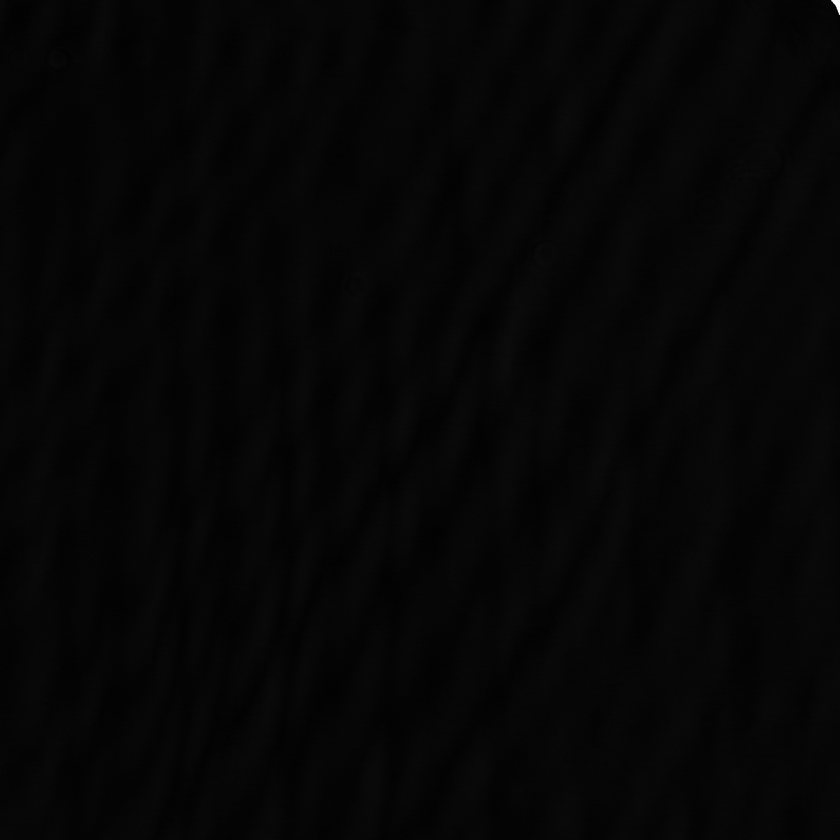
#> input picture pictures/006450.png, 840 x 840 px, shrunk from 1500 x 1500 before the run
$ python -i module_sobel.py   (imports and definitions only)   (older library calls are emulated)
#> lines starting #> are read from the running program, lines starting #| are printed output that depends on the picture
#> further down, picture is the input picture: shape (840, 840, 3); min 0, max 255, mean 5.8
### crystal_defect_cv/processing_modules/modules_wrapper.py
modules_dict = {}


def register_module(func):
    """
    Decorator for modules that process images into probability matrices.
    :param func:
    :return:
    """
    modules_dict[func.__name__] = func
    return func


__all__ = ["modules_dict", "register_module"]

### crystal_defect_cv/processing_modules/module_sobel.py
import numpy as np

from .modules_wrapper import register_module
from .config import config as all_config
import cv2


def sobel_technique(img) -> np.ndarray:
    config = all_config["sobel_technique"]
    if config["ksize"] % 2 == 0:
        config["ksize"] += 1
    img_sobeledxy = sobel_xy(img, int(config["ksize"]))
    log_img = np.sign(img_sobeledxy) * np.log1p(np.abs(img_sobeledxy))
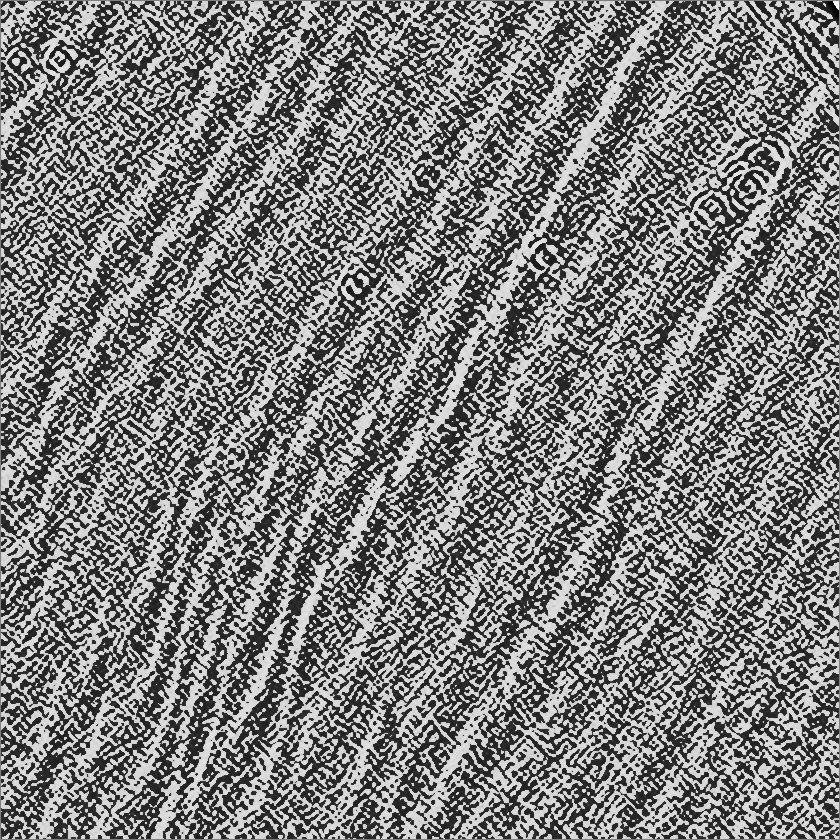
#> log_img: shape (840, 840, 3) float64; min -20.17, max 20.18, mean -0.1; drawn with min black and max white
    what = np.abs(log_img) > config["threshold"]
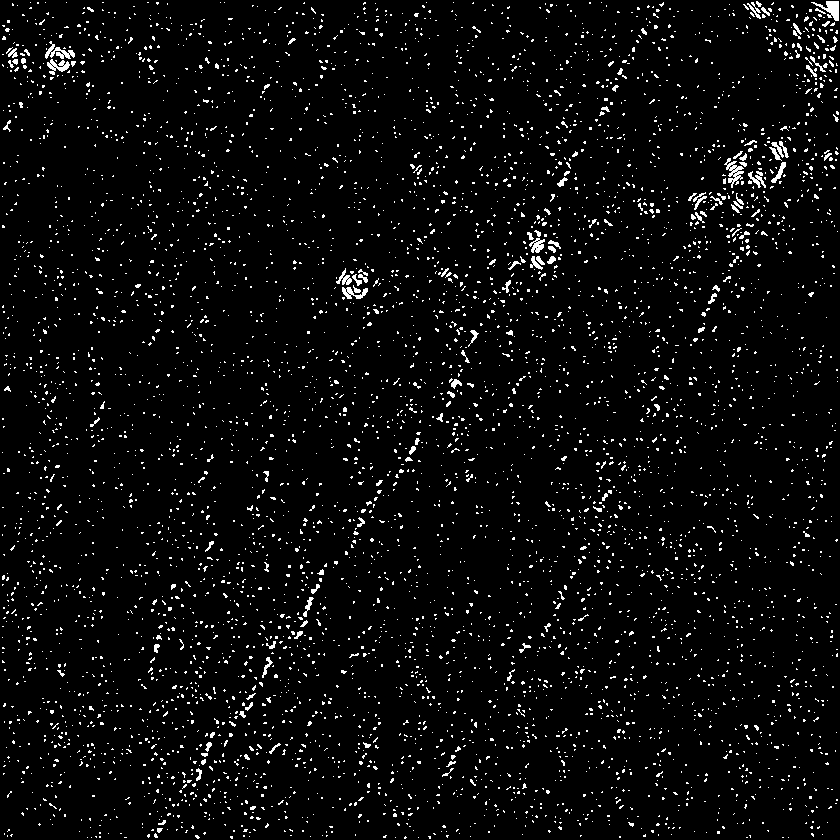
#> what: shape (840, 840, 3) bool; 4.1% white in thin lines or dots
    blured = cv2.blur(src=what.astype(np.float64) * 255, ksize=(config["blur_size"], config["blur_size"]))
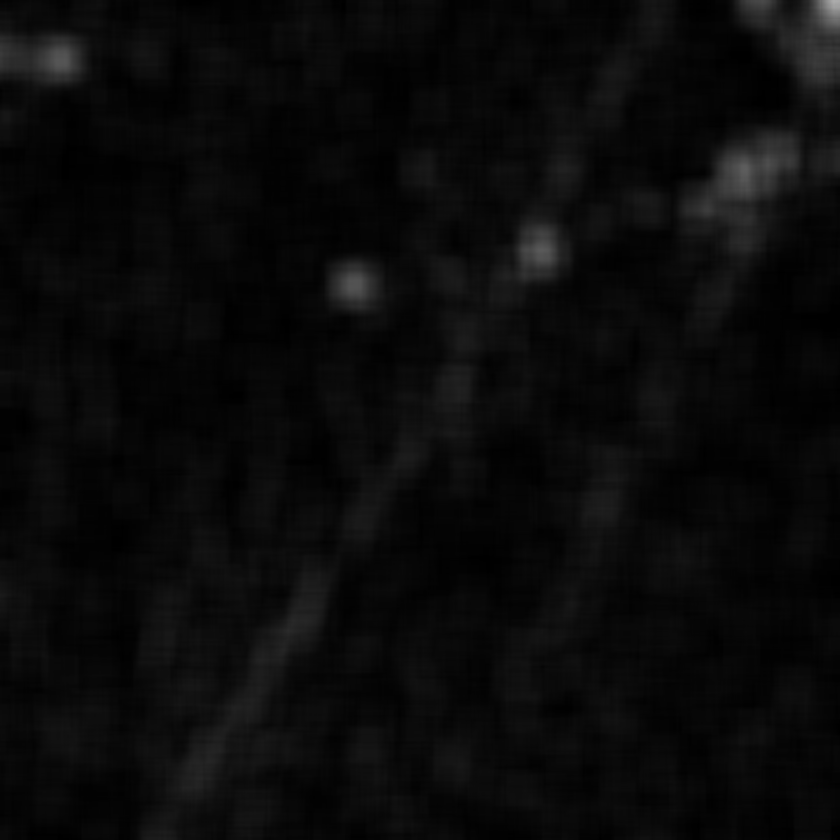
#> blured: shape (840, 840, 3) float64; min 0, max 172.5, mean 10.5
    blured = blured ** config["power"]
    blured = cv2.normalize(blured, None, 0, 255, cv2.NORM_MINMAX, dtype=cv2.CV_8U)
    blured[blured < np.mean(blured) + config["blur_threshold"]] = 0
    return blured


if all_config["use_sobel"]:
    sobel_technique = register_module(sobel_technique)


def sobel_xy(img, ksize):
    return cv2.Sobel(src=img, ddepth=cv2.CV_64F, dx=1, dy=1, ksize=ksize)

>>> import cv2
>>> picture = cv2.imread('../../pictures/006450.png')
>>> result = sobel_technique(picture)

$ run again, on pictures/006550.png
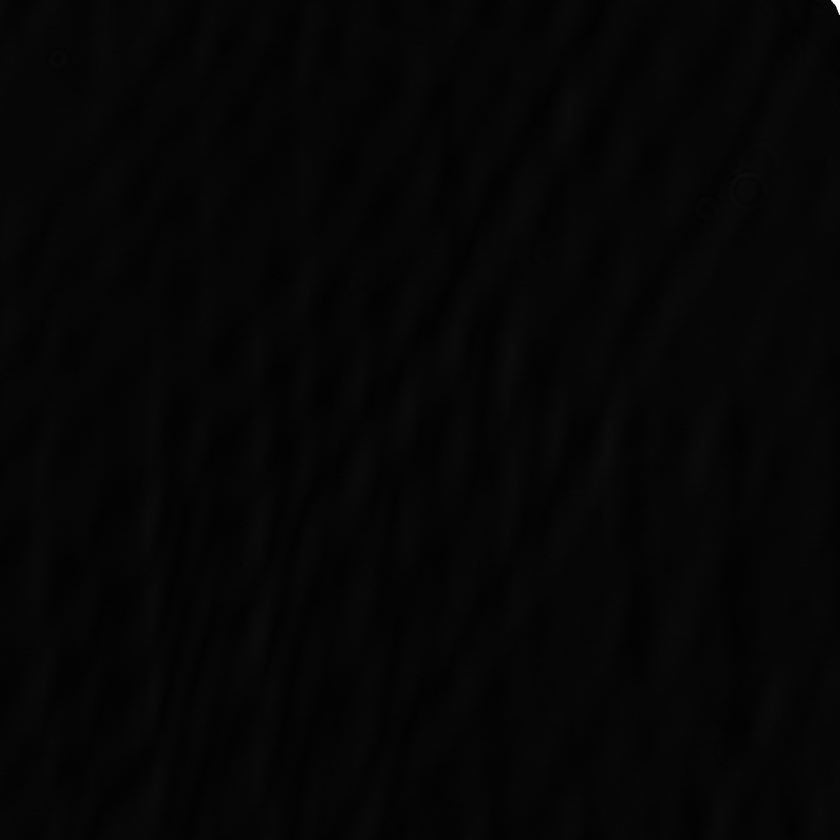
#> input picture pictures/006550.png, 840 x 840 px, shrunk from 1500 x 1500 before the run
#> picture is the input picture: shape (840, 840, 3); min 0, max 255, mean 5.5
#> in sobel_technique, `what = np.abs(log_img) > config["threshold"]`:
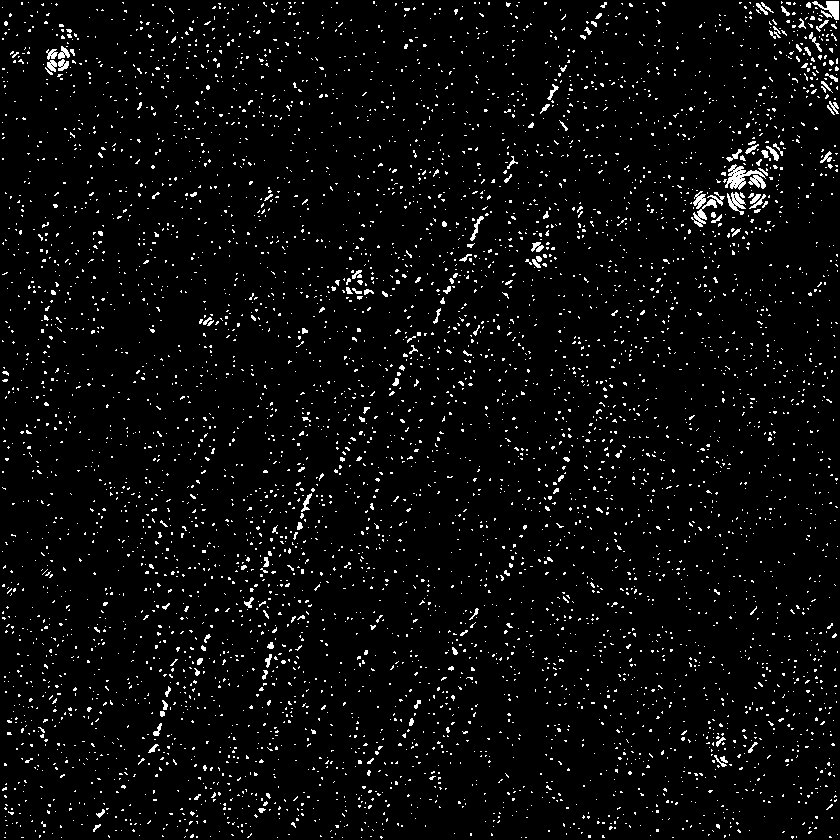
#> what: shape (840, 840, 3) bool; 4% white in thin lines or dots
#> in sobel_technique, `blured = cv2.blur(src=what.astype(np.float64) * 255, ksize=(config["bl..`:
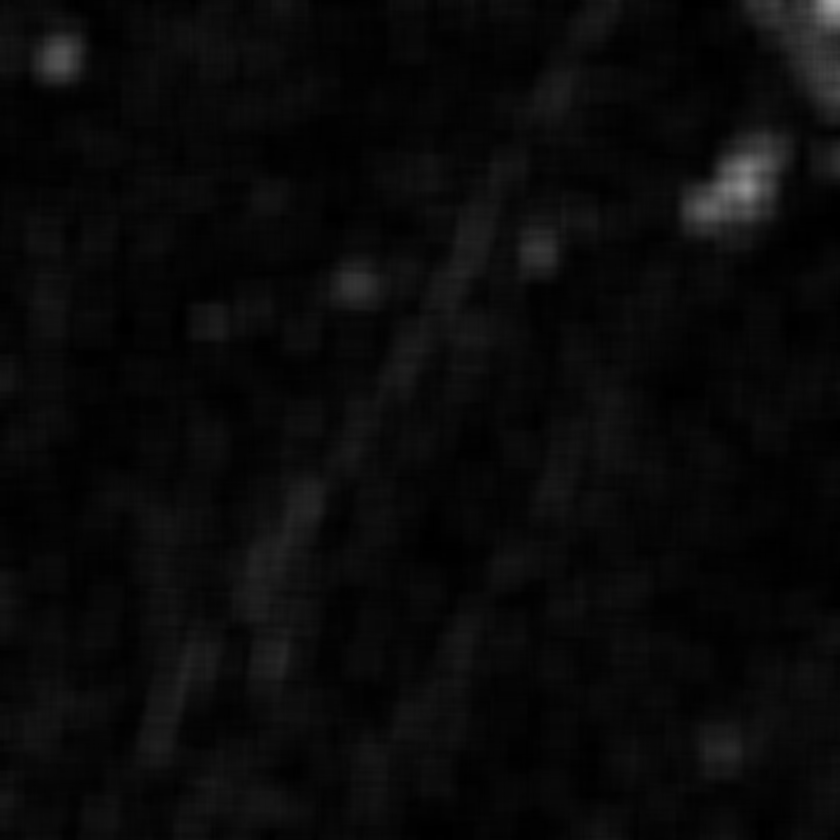
#> blured: shape (840, 840, 3) float64; min 0, max 170.6, mean 10.2

$ run again, on pictures/006650.png
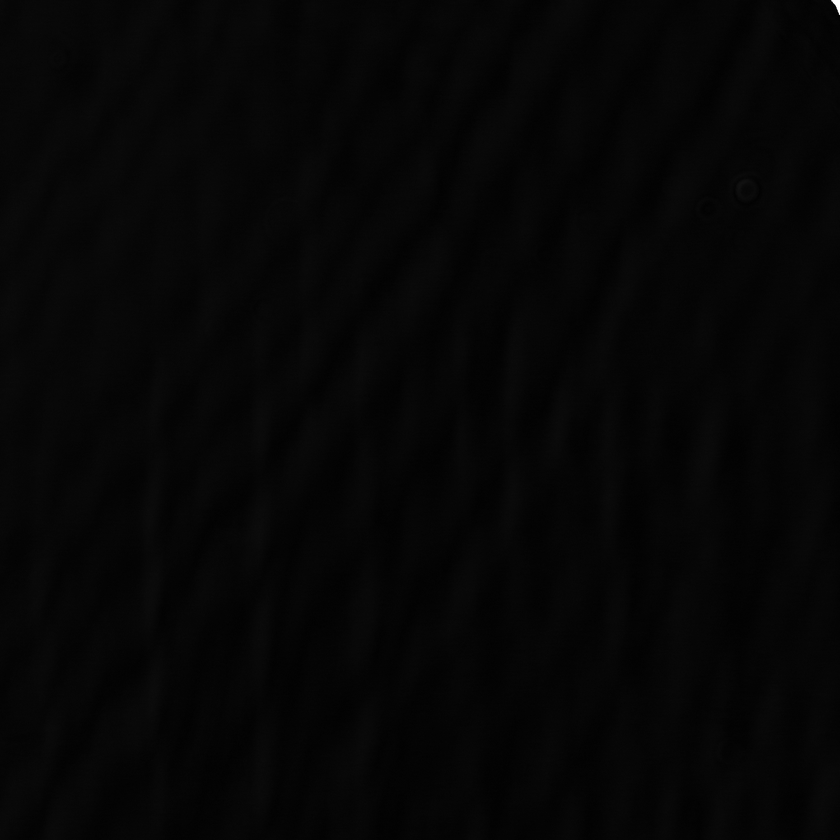
#> input picture pictures/006650.png, 840 x 840 px, shrunk from 1500 x 1500 before the run
#> picture is the input picture: shape (840, 840, 3); min 0, max 255, mean 5.7
#> in sobel_technique, `what = np.abs(log_img) > config["threshold"]`:
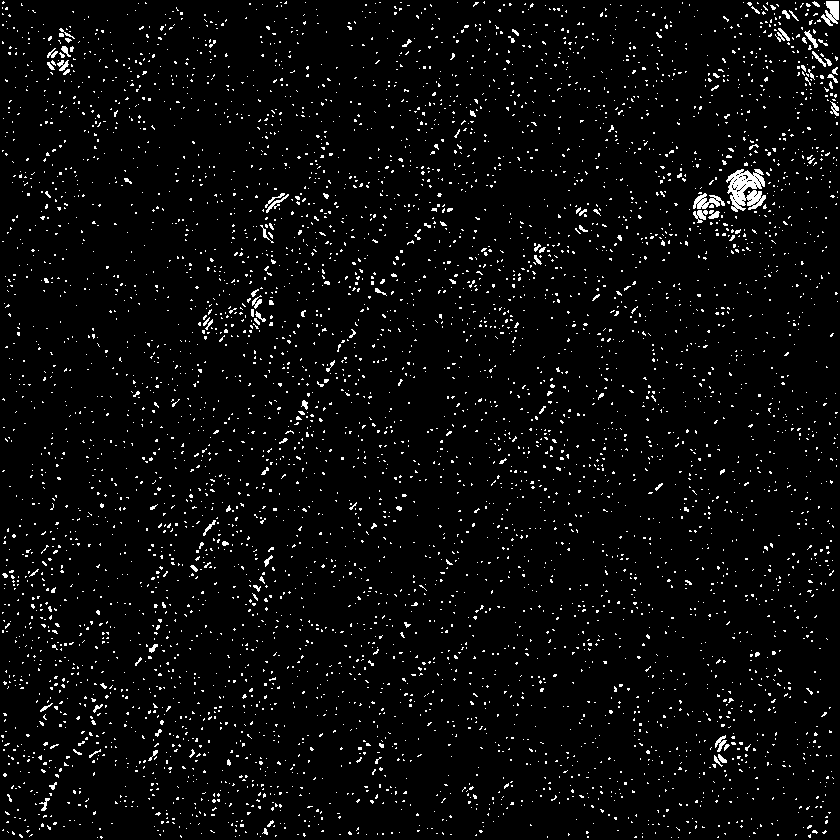
#> what: shape (840, 840, 3) bool; 3.7% white in thin lines or dots
#> in sobel_technique, `blured = cv2.blur(src=what.astype(np.float64) * 255, ksize=(config["bl..`:
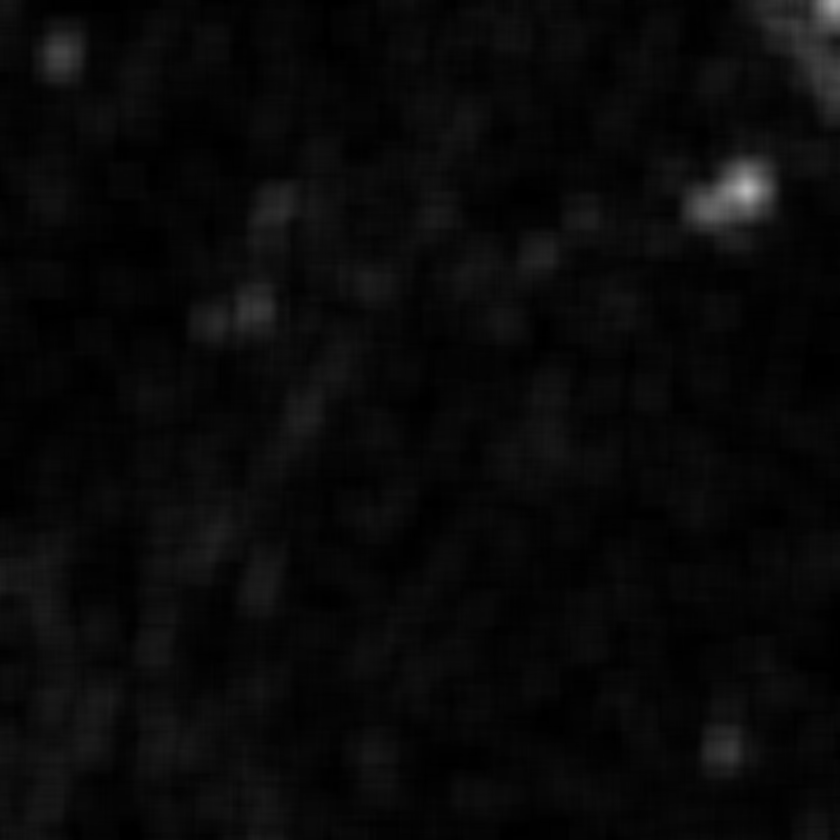
#> blured: shape (840, 840, 3) float64; min 0, max 183.1, mean 9.6

$ run again, on pictures/006750.png
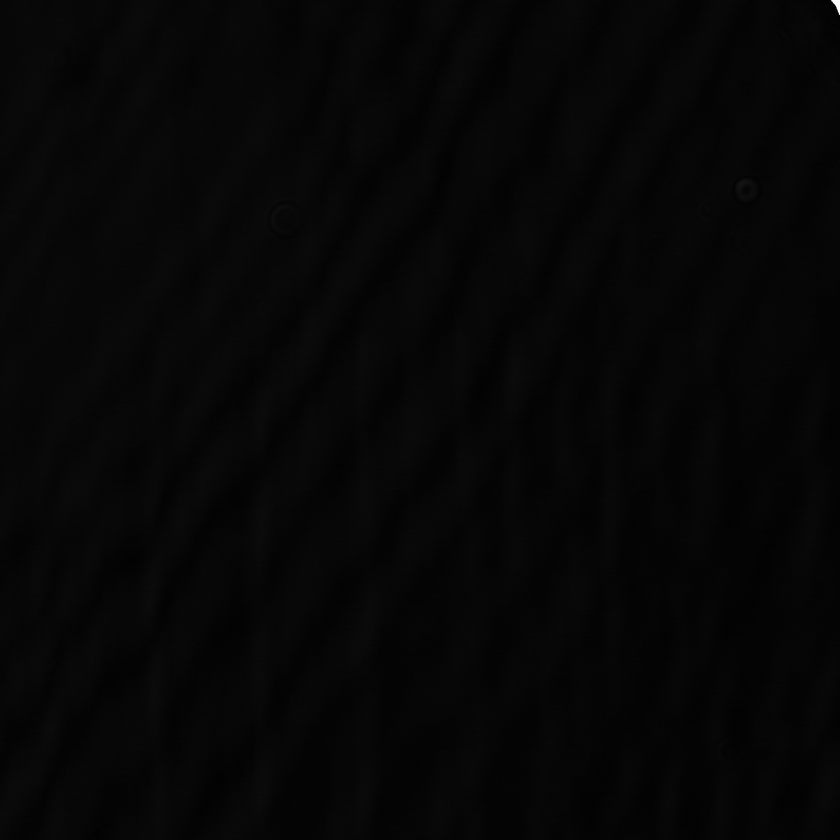
#> input picture pictures/006750.png, 840 x 840 px, shrunk from 1500 x 1500 before the run
#> picture is the input picture: shape (840, 840, 3); min 0, max 255, mean 6.2
#> in sobel_technique, `what = np.abs(log_img) > config["threshold"]`:
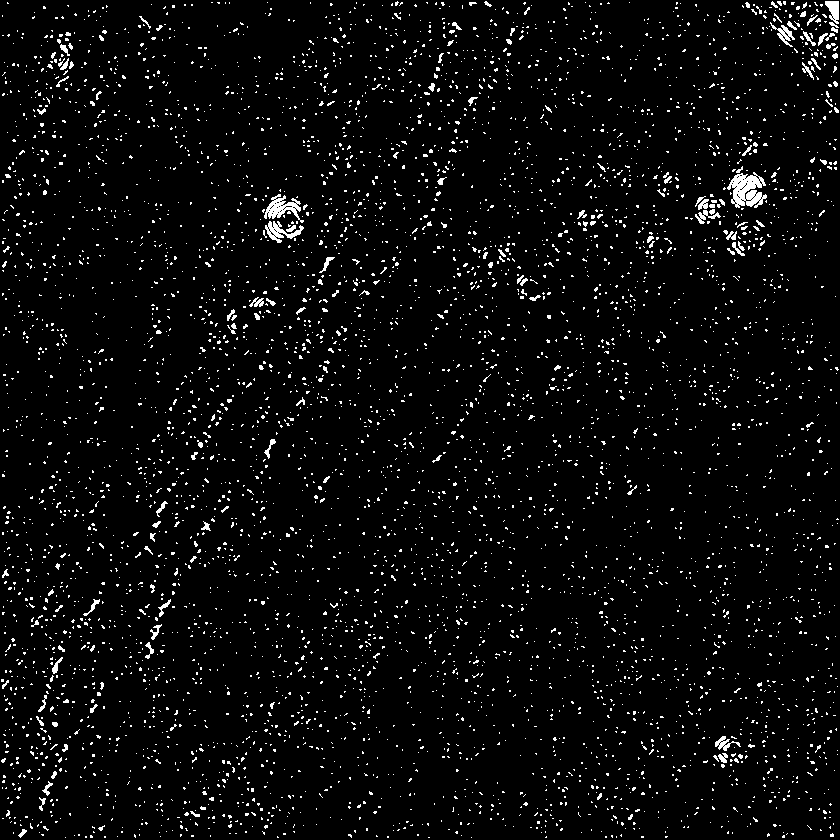
#> what: shape (840, 840, 3) bool; 4% white in thin lines or dots
#> in sobel_technique, `blured = cv2.blur(src=what.astype(np.float64) * 255, ksize=(config["bl..`:
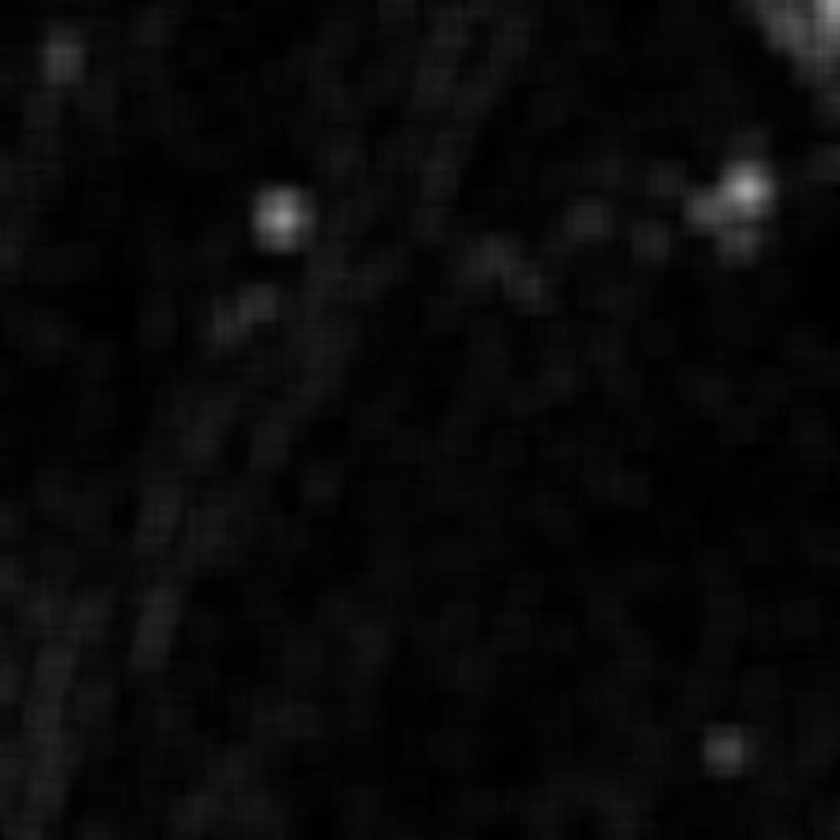
#> blured: shape (840, 840, 3) float64; min 0, max 161.3, mean 10.3
